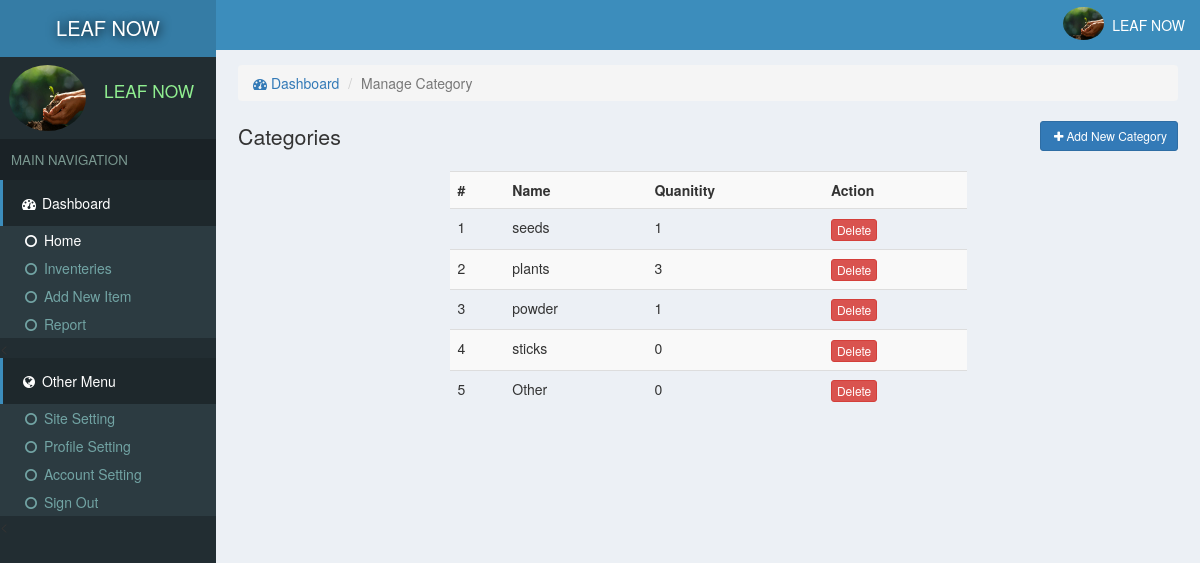
The app's page /manageCat.php (signed in) with its own data.
### tables this page shows
CREATE TABLE `site` (
  `id` int(11) NOT NULL,
  `title` varchar(222) NOT NULL,
  `name` varchar(222) NOT NULL
);

CREATE TABLE `users` (
  `id` int(11) NOT NULL,
  `email` varchar(222) NOT NULL,
  `password` varchar(222) NOT NULL,
  `name` varchar(222) NOT NULL,
  `pic` varchar(222) NOT NULL,
  `number` varchar(222) NOT NULL,
  `date` timestamp NOT NULL DEFAULT current_timestamp()
);

CREATE TABLE `categories` (
  `id` int(11) NOT NULL,
  `name` varchar(222) NOT NULL,
  `pic` varchar(111) NOT NULL,
  `details` varchar(333) NOT NULL,
  `date` timestamp NOT NULL DEFAULT current_timestamp()
);

### assets/db.php (called while the page is built, shortened)
<?php
    $con = new mysqli('localhost','root','','store');
    $array = $con->query("select * from users where id ='$_SESSION[userId]'");
    $user = $array->fetch_assoc();
?>

### manageCat.php (the view, shortened to what this page needs)
<?php require "assets/function.php" ?>
<?php require 'assets/db.php';?>
<!DOCTYPE html>
<html>
<head>
  <?php require "assets/autoloader.php" ?>
</head>
<body style="background: #ECF0F5;padding:0;margin:0">
<div class="dashboard" style="position: fixed;width: 18%;height: 100%;background:#222D32">
  <div style="background:#357CA5;padding: 14px 3px;color:white;font-size: 15pt;text-align: center;text-shadow: 1px 1px 11px black">
    <a href="index.php" style="color: white;text-decoration: none;"><?php echo strtoupper(siteName()); ?> </a>
  </div>
  <div class="flex" style="padding: 3px 7px;margin:5px 2px;">
    <div><img src="photo/<?php echo $user['pic'] ?>" class='img-circle' style='width: 77px;height: 66px'></div>
    <div style="color:lightgreen;font-size: 13pt;padding: 14px 7px;margin-left: 11px;"><?php echo ucfirst($user['name']); ?></div>
  </div>
  <div style="background: #1A2226;font-size: 10pt;padding: 11px;color: #79978F">MAIN NAVIGATION</div>
  <div>
    <div style="background:#1E282C;color: white;padding: 13px 17px;border-left: 3px solid #3C8DBC;"><span><i class="fa fa-dashboard fa-fw"></i> Dashboard</span></div>
    <div class="item">
      <ul class="nostyle zero">
        <a href="index.php"><li style="color: white"><i class="fa fa-circle-o fa-fw"></i> Home</li></a>
        <a href="inventeries.php"><li><i class="fa fa-circle-o fa-fw"></i> Inventeries</li></a>
       <a href="addnew.php"><li><i class="fa fa-circle-o fa-fw"></i> Add New Item</li></a>
        <a href="reports.php"><li><i class="fa fa-circle-o fa-fw"></i> Report</li></a>
      </ul><
    </div>
  </div>
  <div style="background:#1E282C;color: white;padding: 13px 17px;border-left: 3px solid #3C8DBC;"><span><i class="fa fa-globe fa-fw"></i> Other Menu</span></div>
  <div class="item">
      <ul class="nostyle zero">
        <a href="sitesetting.php"><li><i class="fa fa-circle-o fa-fw"></i> Site Setting</li></a>
       <a href="profile.php"><li><i class="fa fa-circle-o fa-fw"></i> Profile Setting</li></a>
        <a href="accountSetting.php"><li><i class="fa fa-circle-o fa-fw"></i> Account Setting</li></a>
        <a href="logout.php"><li><i class="fa fa-circle-o fa-fw"></i> Sign Out</li></a>
      </ul><
    </div>
</div>
<div class="marginLeft" >
  <div style="color:white;background:#3C8DBC" >
    <div class="pull-right flex rightAccount" style="padding-right: 11px;padding: 7px;">
      <div><img src="photo/<?php echo $user['pic'] ?>" style='width: 41px;height: 33px;' class='img-circle'></div>
      <div style="padding: 8px"><?php echo ucfirst($user['name']) ?></div>
    </div>
  </div>
  <div class="content2">
  	<ol class="breadcrumb ">
        <li><a href="index.php"><i class="fa fa-dashboard"></i> Dashboard</a></li>
        <li class="active">Manage Category</li>
    </ol>
    <div>
      <span style="font-size: 16pt;color: #333333">Categories </span>
      <button class="btn btn-primary btn-sm pull-right" data-toggle="modal" data-target="#addIn"><i class="fa fa-plus fa-fw"> </i>Add New Category</button>
    </div>
  <?php
  	$i=0;
    $array = $con->query("select * from categories");
    ?>
    <br>
    <table class="table table-hover table-striped " style="width: 55%;margin: auto;">
    	<tr>
    		<th>#</th>
    		<th>Name</th>
    		<th>Quanitity</th>
    		<th>Action</th>
    	</tr>
    <?php
    while ($row = $array->fetch_assoc())
    {
    	$i++;
      $array2 = $con->query("select count(*) as qty from inventeries where catId = '$row[id]'");
      $row2 = $array2->fetch_assoc();
  ?>
    <tr>
    	<td><?php echo $i ?></td>
    	<td><?php echo $row['name']; ?></td>
    	<td><?php echo $row2['qty']; ?></td>
    	<td><a href="delete.php?category=<?php echo $row['id'] ?>"><button class="btn btn-xs btn-danger">Delete</button></a></td>
    </tr>
  <?php
    }
    echo "</table>";
   ?>
  </div>
</div>
</body>
</html>

### records on screen
site: name "LEAF NOW"
users: pic (placeholder picture), name "LEAF NOW"
categories: name "seeds", qty "1"
categories: name "plants", qty "3"
categories: name "powder", qty "1"
categories: name "sticks", qty "0"
categories: name "Other", qty "0"
